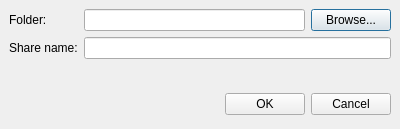
<ui version="4.0" >
 <author></author>
 <comment></comment>
 <exportmacro></exportmacro>
 <class>UIShareEditDialog</class>
 <widget class="QDialog" name="UIShareEditDialog" >
  <property name="geometry" >
   <rect>
    <x>0</x>
    <y>0</y>
    <width>400</width>
    <height>129</height>
   </rect>
  </property>
  <property name="windowTitle" >
   <string>Edit shared folder</string>
  </property>
  <layout class="QVBoxLayout" >
   <property name="margin" >
    <number>9</number>
   </property>
   <property name="spacing" >
    <number>6</number>
   </property>
   <item>
    <layout class="QGridLayout" >
     <property name="margin" >
      <number>0</number>
     </property>
     <property name="spacing" >
      <number>6</number>
     </property>
     <item row="0" column="0" >
      <widget class="QLabel" name="label" >
       <property name="text" >
        <string>Folder:</string>
       </property>
      </widget>
     </item>
     <item row="1" column="1" colspan="2" >
      <widget class="QLineEdit" name="nameBox" />
     </item>
     <item row="0" column="1" >
      <widget class="QLineEdit" name="folderBox" />
     </item>
     <item row="0" column="2" >
      <widget class="QPushButton" name="browseButton" >
       <property name="text" >
        <string>Browse...</string>
       </property>
      </widget>
     </item>
     <item row="1" column="0" >
      <widget class="QLabel" name="label_2" >
       <property name="text" >
        <string>Share name:</string>
       </property>
      </widget>
     </item>
    </layout>
   </item>
   <item>
    <spacer>
     <property name="orientation" >
      <enum>Qt::Vertical</enum>
     </property>
     <property name="sizeHint" >
      <size>
       <width>20</width>
       <height>40</height>
      </size>
     </property>
    </spacer>
   </item>
   <item>
    <layout class="QHBoxLayout" >
     <property name="margin" >
      <number>0</number>
     </property>
     <property name="spacing" >
      <number>6</number>
     </property>
     <item>
      <spacer>
       <property name="orientation" >
        <enum>Qt::Horizontal</enum>
       </property>
       <property name="sizeHint" >
        <size>
         <width>131</width>
         <height>31</height>
        </size>
       </property>
      </spacer>
     </item>
     <item>
      <widget class="QPushButton" name="okButton" >
       <property name="text" >
        <string>OK</string>
       </property>
      </widget>
     </item>
     <item>
      <widget class="QPushButton" name="cancelButton" >
       <property name="text" >
        <string>Cancel</string>
       </property>
      </widget>
     </item>
    </layout>
   </item>
  </layout>
 </widget>
 <pixmapfunction></pixmapfunction>
 <tabstops>
  <tabstop>folderBox</tabstop>
  <tabstop>browseButton</tabstop>
  <tabstop>nameBox</tabstop>
  <tabstop>okButton</tabstop>
  <tabstop>cancelButton</tabstop>
 </tabstops>
 <resources/>
 <connections>
  <connection>
   <sender>okButton</sender>
   <signal>clicked()</signal>
   <receiver>UIShareEditDialog</receiver>
   <slot>accept()</slot>
   <hints>
    <hint type="sourcelabel" >
     <x>278</x>
     <y>253</y>
    </hint>
    <hint type="destinationlabel" >
     <x>96</x>
     <y>254</y>
    </hint>
   </hints>
  </connection>
  <connection>
   <sender>cancelButton</sender>
   <signal>clicked()</signal>
   <receiver>UIShareEditDialog</receiver>
   <slot>reject()</slot>
   <hints>
    <hint type="sourcelabel" >
     <x>369</x>
     <y>253</y>
    </hint>
    <hint type="destinationlabel" >
     <x>179</x>
     <y>282</y>
    </hint>
   </hints>
  </connection>
 </connections>
</ui>
